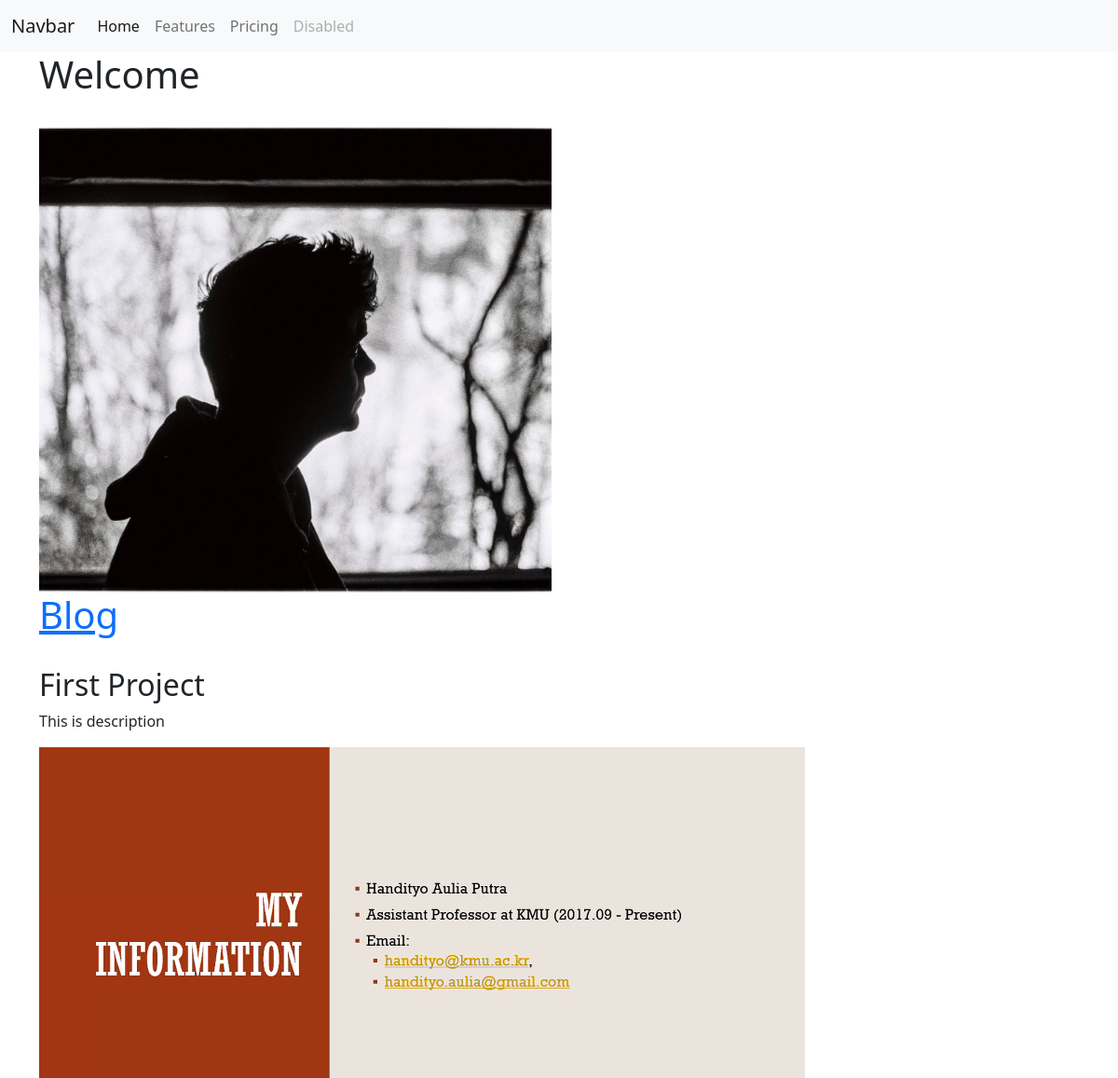
The page / on the database its author committed.
### portfolio/models.py (models this page shows, shortened)
class Project(models.Model):
    title = models.CharField(max_length=100)
    description = models.CharField(max_length=250)
    image = models.ImageField(upload_to='portfolio/image/')
    url = models.URLField(blank=True)

### portfolio/views.py (the view)
# urls.py: 2. Add a URL to urlpatterns:  path('', views.home, name='home')
def home(request):
    projects  = Project.objects.all()
    return render(request, 'portfolio/home.html', {'projects': projects})

### portfolio/templates/portfolio/home.html (shortened to what this page needs)
{% extends 'portfolio/base.html' %}
{% block content %}
    {% load static %}
    <div class="container">
    <h1>Welcome</h1>
    <br>
    <img src="{% static 'portfolio/img.JPG' %}" width="550" height="500" alt="">
    <h1> <a href="{% url 'blog:all_blogs' %}"> Blog </a></h1>
    <br>
    <link href="https://cdn.jsdelivr.net/npm/bootstrap@5.0.0-beta3/dist/css/bootstrap.min.css" rel="stylesheet">
    {% for project in projects %}
    <h2>{{ project.title }}</h2>
    <p>{{ project.description }}</p>
    <img src="{{ project.image.url }}"  alt="">
    {% endfor %}
    </div>
{% endblock %}

### portfolio/templates/portfolio/base.html (shortened to what this page needs)
<!doctype html>
<html lang="en">
  <head>
    <link href="https://cdn.jsdelivr.net/npm/bootstrap@5.0.0-beta3/dist/css/bootstrap.min.css" rel="stylesheet">
    <nav class="navbar navbar-expand-lg navbar-light bg-light">
        <div class="container-fluid">
          <a class="navbar-brand" href="#">Navbar</a>
          <div class="collapse navbar-collapse" id="navbarNav">
            <ul class="navbar-nav">
              <li class="nav-item">
                <a class="nav-link active" aria-current="page" href="#">Home</a>
              </li>
              <li class="nav-item">
                <a class="nav-link" href="#">Features</a>
              </li>
              <li class="nav-item">
                <a class="nav-link" href="#">Pricing</a>
              </li>
              <li class="nav-item">
                <a class="nav-link disabled" href="#" tabindex="-1" aria-disabled="true">Disabled</a>
              </li>
            </ul>
          </div>
        </div>
      </nav>
  </head>
  <body>
    {% block content %} {% endblock %}
  </body>
</html>

### rows shown on the page
Project: title "First Project", description "This is description", image (picture)
